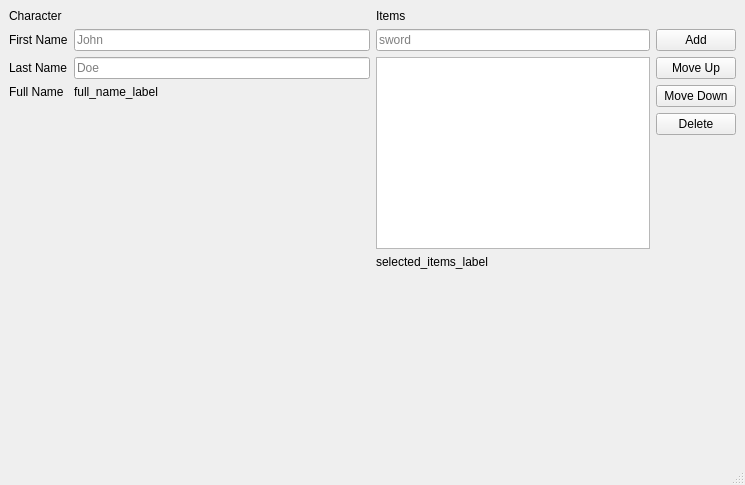
<?xml version="1.0" encoding="UTF-8"?>
<ui version="4.0">
 <class>MainWindow</class>
 <widget class="QMainWindow" name="MainWindow">
  <property name="geometry">
   <rect>
    <x>0</x>
    <y>0</y>
    <width>745</width>
    <height>485</height>
   </rect>
  </property>
  <property name="windowTitle">
   <string>MoPyX Sample</string>
  </property>
  <widget class="QWidget" name="centralwidget">
   <layout class="QHBoxLayout" name="horizontalLayout">
    <item>
     <layout class="QGridLayout" name="gridLayout">
      <item row="1" column="1">
       <widget class="QLineEdit" name="first_name_edit">
        <property name="placeholderText">
         <string>John</string>
        </property>
       </widget>
      </item>
      <item row="2" column="0">
       <widget class="QLabel" name="label_2">
        <property name="text">
         <string>Last Name</string>
        </property>
       </widget>
      </item>
      <item row="2" column="1">
       <widget class="QLineEdit" name="last_name_edit">
        <property name="placeholderText">
         <string>Doe</string>
        </property>
       </widget>
      </item>
      <item row="3" column="0">
       <widget class="QLabel" name="label_3">
        <property name="text">
         <string>Full Name</string>
        </property>
       </widget>
      </item>
      <item row="3" column="1">
       <widget class="QLabel" name="full_name_label">
        <property name="text">
         <string>full_name_label</string>
        </property>
       </widget>
      </item>
      <item row="1" column="0">
       <widget class="QLabel" name="label">
        <property name="text">
         <string>First Name</string>
        </property>
       </widget>
      </item>
      <item row="4" column="1">
       <spacer name="verticalSpacer_2">
        <property name="orientation">
         <enum>Qt::Vertical</enum>
        </property>
        <property name="sizeHint" stdset="0">
         <size>
          <width>20</width>
          <height>40</height>
         </size>
        </property>
       </spacer>
      </item>
      <item row="0" column="0">
       <widget class="QLabel" name="label_6">
        <property name="text">
         <string>Character</string>
        </property>
       </widget>
      </item>
     </layout>
    </item>
    <item>
     <layout class="QGridLayout" name="gridLayout_2">
      <item row="2" column="0">
       <widget class="QTableWidget" name="items_table">
        <property name="editTriggers">
         <set>QAbstractItemView::NoEditTriggers</set>
        </property>
        <property name="selectionMode">
         <enum>QAbstractItemView::SingleSelection</enum>
        </property>
        <property name="selectionBehavior">
         <enum>QAbstractItemView::SelectRows</enum>
        </property>
        <property name="showGrid">
         <bool>false</bool>
        </property>
        <attribute name="horizontalHeaderVisible">
         <bool>false</bool>
        </attribute>
        <attribute name="verticalHeaderVisible">
         <bool>false</bool>
        </attribute>
       </widget>
      </item>
      <item row="3" column="0" colspan="2">
       <widget class="QLabel" name="selected_items_label">
        <property name="text">
         <string>selected_items_label</string>
        </property>
       </widget>
      </item>
      <item row="1" column="1">
       <widget class="QPushButton" name="item_button_add">
        <property name="text">
         <string>Add</string>
        </property>
       </widget>
      </item>
      <item row="0" column="0">
       <widget class="QLabel" name="label_5">
        <property name="text">
         <string>Items</string>
        </property>
       </widget>
      </item>
      <item row="1" column="0">
       <widget class="QLineEdit" name="item_name_edit">
        <property name="placeholderText">
         <string>sword</string>
        </property>
       </widget>
      </item>
      <item row="2" column="1">
       <layout class="QVBoxLayout" name="verticalLayout">
        <item>
         <widget class="QPushButton" name="item_button_move_up">
          <property name="text">
           <string>Move Up</string>
          </property>
         </widget>
        </item>
        <item>
         <widget class="QPushButton" name="item_button_move_down">
          <property name="text">
           <string>Move Down</string>
          </property>
         </widget>
        </item>
        <item>
         <widget class="QPushButton" name="item_button_delete">
          <property name="text">
           <string>Delete</string>
          </property>
         </widget>
        </item>
        <item>
         <spacer name="verticalSpacer_3">
          <property name="orientation">
           <enum>Qt::Vertical</enum>
          </property>
          <property name="sizeHint" stdset="0">
           <size>
            <width>20</width>
            <height>40</height>
           </size>
          </property>
         </spacer>
        </item>
       </layout>
      </item>
      <item row="4" column="0">
       <spacer name="verticalSpacer">
        <property name="orientation">
         <enum>Qt::Vertical</enum>
        </property>
        <property name="sizeHint" stdset="0">
         <size>
          <width>20</width>
          <height>40</height>
         </size>
        </property>
       </spacer>
      </item>
     </layout>
    </item>
   </layout>
  </widget>
  <widget class="QMenuBar" name="menubar">
   <property name="geometry">
    <rect>
     <x>0</x>
     <y>0</y>
     <width>745</width>
     <height>26</height>
    </rect>
   </property>
  </widget>
  <widget class="QStatusBar" name="statusbar"/>
 </widget>
 <resources/>
 <connections/>
</ui>
